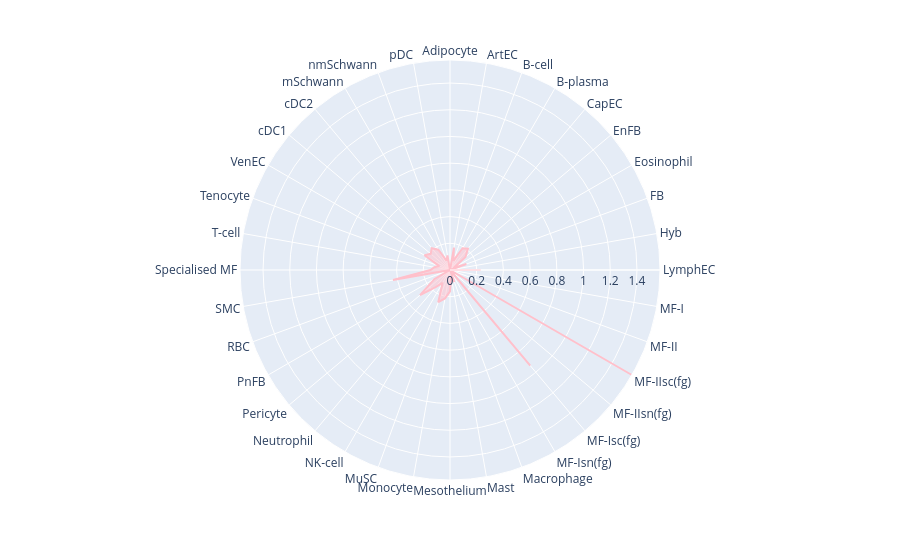

Notebook cell for this chart:
### Code cell
print_radar_spyder(gene="ALDOA", expression=expression_cell)

### Figure 1 — Plotly figure (JSON) as saved in the notebook; plotly's stock layout.template omitted (floating-point values rounded to 4 significant figures)
{"data": [{"fill": "toself", "hovertemplate": "ALDOA=%{r}<br>theta=%{theta}<extra></extra>", "legendgroup": "", "line": {"color": "pink", "dash": "solid"}, "marker": {"symbol": "circle"}, "mode": "lines", "name": "", "r": [0, 0.1703, 0.07277, 0.1886, 0.2087, 0.1515, 0.03104, 0.1307, 0, 0.2305, 8.84e-05, 3.78e-05, 1.573, 0, 0.9346, 0, 0.09583, 0.05107, 0.1604, 0.216, 0.2568, 0.1113, 0.1676, 0.2929, 0.134, 0, 0.4337, 0.1466, 0.1189, 0.08567, 0.2201, 0.1884, 0.2134, 0.1751, 0.07516, 0.1103, 0], "showlegend": false, "subplot": "polar", "theta": ["Adipocyte", "ArtEC", "B-cell", "B-plasma", "CapEC", "EnFB", "Eosinophil", "FB", "Hyb", "LymphEC", "MF-I", "MF-II", "MF-IIsc(fg)", "MF-IIsn(fg)", "MF-Isc(fg)", "MF-Isn(fg)", "Macrophage", "Mast", "Mesothelium", "Monocyte", "MuSC", "NK-cell", "Neutrophil", "Pericyte", "PnFB", "RBC", "SMC", "Specialised MF", "T-cell", "Tenocyte", "VenEC", "cDC1", "cDC2", "mSchwann", "nmSchwann", "pDC", "Adipocyte"], "type": "scatterpolar"}], "layout": {"legend": {"tracegroupgap": 0}, "margin": {"t": 60}, "polar": {"angularaxis": {"direction": "clockwise", "rotation": 90}, "domain": {"x": [0, 1], "y": [0, 1]}}}}
